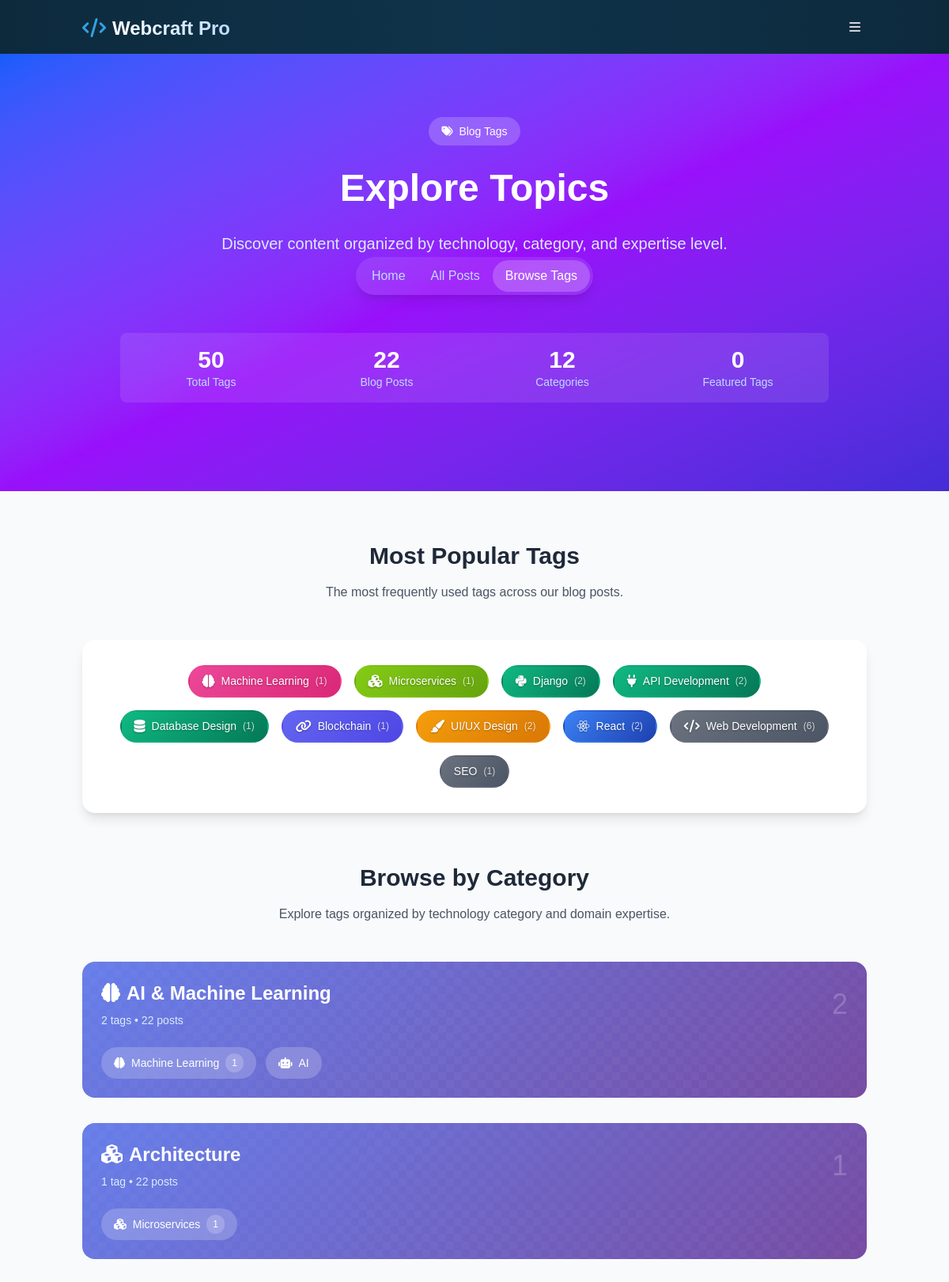
The page /blog/tags/ (upper part) on the database its author committed.
### core/models.py (models this page shows, shortened)
class BlogTag(models.Model):
    CATEGORY_CHOICES = [
        ('frontend', 'Frontend'),
        ('backend', 'Backend'),
        ('design', 'Design'),
        ('mobile', 'Mobile'),
        ('infrastructure', 'Infrastructure'),
        ('ai', 'AI & ML'),
        ('security', 'Security'),
        ('quality', 'Quality'),
        ('architecture', 'Architecture'),
        ('crypto', 'Blockchain & Crypto'),
        ('optimization', 'Optimization'),
        ('general', 'General'),
    ]
    name = models.CharField(max_length=50, unique=True)
    slug = models.SlugField(unique=True, blank=True)
    color = models.CharField(
        max_length=7, default="#3B82F6", help_text="Hex color code"
    )
    icon = models.CharField(
        max_length=50, blank=True, null=True,
        help_text="FontAwesome icon class (e.g., 'fas fa-code')"
    )
    category = models.CharField(
        max_length=20, choices=CATEGORY_CHOICES, default='general'
    )
    description = models.CharField(max_length=255, blank=True, null=True)
    is_featured = models.BooleanField(default=False)
    post_count = models.PositiveIntegerField(default=0)
    class Meta:
        ordering = ["category", "name"]

### core/blog_views.py (the view)
# urls.py: path("blog/tags/", blog_tags, name="blog_tags"),
def blog_tags(request):
    all_tags = BlogTag.objects.all().order_by("category", "-post_count")
    popular_tags = all_tags.filter(post_count__gt=0)[:10]
    featured_tags = BlogTag.objects.filter(is_featured=True)
    total_tags = all_tags.count()
    total_posts = BlogPost.objects.filter(status="published").count()
    categories_count = all_tags.values("category").distinct().count()
    site_setting = SiteSetting.objects.all()
    if site_setting:
        for setting in site_setting:
            site_name = setting.site_name
            facebook = setting.facebook
            twitter = setting.twitter
            instagram = setting.instagram
            linkedin = setting.linkedin
            mail = setting.contact_email
            tel = setting.contact_phone
            address = setting.address
            logo = setting.logo
            about = setting.about
    context = {
        "all_tags": all_tags,
        "popular_tags": popular_tags,
        "featured_tags": featured_tags,
        "total_tags": total_tags,
        "total_posts": total_posts,
        "categories_count": categories_count,
        "setting": setting,
    }
    return render(request, "core/tags.html", context)

### core/context_processors.py (called while the page is built)
def site_settings(request):
    site_setting = SiteSetting.objects.first()
    if site_setting:
        return {
            "site_name": site_setting.site_name,
            "facebook": site_setting.facebook,
            "twitter": site_setting.twitter,
            "instagram": site_setting.instagram,
            "linkedin": site_setting.linkedin,
            "mail": site_setting.contact_email,
            "tel": site_setting.contact_phone,
            "address": site_setting.address,
            "logo": site_setting.logo,
            "about": site_setting.about,
        }
    return {}

### templates/core/tags.html (shortened to what this page needs)
{% extends 'base.html' %}
{% load static %}
{% block content %}
<div class="min-h-screen bg-gray-50">
    <div class="bg-gradient-to-br from-blue-600 via-purple-600 to-indigo-700 text-white py-20">
        <div class="container mx-auto px-4 text-center">
            <div class="inline-flex items-center bg-white/20 backdrop-blur-sm px-4 py-2 rounded-full text-sm font-medium mb-6">
                <i class="fas fa-tags mr-2"></i>
                Blog Tags
            </div>
            <h1 class="text-4xl md:text-5xl font-bold mb-6 leading-tight">
                Explore Topics
            </h1>
            <p class="text-xl text-blue-100 max-w-3xl mx-auto leading-relaxed">
                Discover content organized by technology, category, and expertise level.
            </p>
            <div class="flex justify-center mb-8">
                <nav class="inline-flex bg-white/10 backdrop-blur-sm rounded-full p-1 shadow-lg">
                    <a href="{% url 'core:blog_home' %}" class="px-4 py-2 text-blue-200 hover:text-white hover:bg-white/20 rounded-full font-medium transition-all duration-300">Home</a>
                    <a href="{% url 'core:blog_list' %}" class="px-4 py-2 text-blue-200 hover:text-white hover:bg-white/20 rounded-full font-medium transition-all duration-300">All Posts</a>
                    <a href="{% url 'core:blog_tags' %}" class="px-4 py-2 bg-white/20 text-white rounded-full font-medium">Browse Tags</a>
                </nav>
            </div>
            <div class="tag-stats max-w-4xl mx-auto mt-12">
                <div class="grid grid-cols-2 md:grid-cols-4 gap-6 text-center">
                    <div>
                        <div class="text-3xl font-bold text-white">{{ total_tags }}</div>
                        <div class="text-blue-200 text-sm">Total Tags</div>
                    </div>
                    <div>
                        <div class="text-3xl font-bold text-white">{{ total_posts }}</div>
                        <div class="text-blue-200 text-sm">Blog Posts</div>
                    </div>
                    <div>
                        <div class="text-3xl font-bold text-white">{{ categories_count }}</div>
                        <div class="text-blue-200 text-sm">Categories</div>
                    </div>
                    <div>
                        <div class="text-3xl font-bold text-white">{{ featured_tags.count }}</div>
                        <div class="text-blue-200 text-sm">Featured Tags</div>
                    </div>
                </div>
            </div>
        </div>
    </div>
    <div class="container mx-auto px-4 py-16">
        {% if popular_tags %}
        <div class="mb-16" data-aos="fade-up">
            <div class="text-center mb-12">
                <h2 class="text-3xl font-bold text-gray-800 mb-4">Most Popular Tags</h2>
                <p class="text-gray-600 max-w-2xl mx-auto">
                    The most frequently used tags across our blog posts.
                </p>
            </div>
            <div class="bg-white rounded-2xl shadow-lg p-8">
                <div class="flex flex-wrap justify-center gap-4">
                    {% include 'core/components/enhanced_tags.html' with tags=popular_tags style='icon' %}
                </div>
            </div>
        </div>
        {% endif %}
        <div data-aos="fade-up" data-aos-delay="200">
            <div class="text-center mb-12">
                <h2 class="text-3xl font-bold text-gray-800 mb-4">Browse by Category</h2>
                <p class="text-gray-600 max-w-2xl mx-auto">
                    Explore tags organized by technology category and domain expertise.
                </p>
            </div>
            {% regroup all_tags by category as category_groups %}
            {% for category_group in category_groups %}
            <div class="category-section" data-aos="fade-up" data-aos-delay="{% cycle '100' '200' '300' '400' '500' '600' %}">
                <div class="category-content">
                    <div class="flex items-center justify-between mb-6">
                        <div>
                            <h3 class="text-2xl font-bold text-white mb-2">
                                {% if category_group.grouper == 'frontend' %}
                                    <i class="fab fa-html5 mr-2"></i>Frontend Development
                                {% elif category_group.grouper == 'backend' %}
                                    <i class="fas fa-server mr-2"></i>Backend Development
                                {% elif category_group.grouper == 'design' %}
                                    <i class="fas fa-paint-brush mr-2"></i>Design & UX
                                {% elif category_group.grouper == 'mobile' %}
                                    <i class="fas fa-mobile-alt mr-2"></i>Mobile Development
                                {% elif category_group.grouper == 'infrastructure' %}
                                    <i class="fas fa-cloud mr-2"></i>Infrastructure & DevOps
                                {% elif category_group.grouper == 'ai' %}
                                    <i class="fas fa-brain mr-2"></i>AI & Machine Learning
                                {% elif category_group.grouper == 'security' %}
                                    <i class="fas fa-shield-alt mr-2"></i>Security
                                {% elif category_group.grouper == 'quality' %}
                                    <i class="fas fa-check-circle mr-2"></i>Quality Assurance
                                {% elif category_group.grouper == 'architecture' %}
                                    <i class="fas fa-cubes mr-2"></i>Architecture
                                {% elif category_group.grouper == 'crypto' %}
                                    <i class="fas fa-link mr-2"></i>Blockchain & Crypto
                                {% elif category_group.grouper == 'optimization' %}
                                    <i class="fas fa-tachometer-alt mr-2"></i>Optimization
                                {% else %}
                                    <i class="fas fa-code mr-2"></i>General Development
                                {% endif %}
                            </h3>
                            <p class="text-blue-100 text-sm">
                                {{ category_group.list|length }} tag{{ category_group.list|length|pluralize }} •
                                {{ total_posts }} post{{ total_posts|pluralize }}
                            </p>
                        </div>
                        <div class="text-4xl text-white/20">
                            {{ category_group.list|length }}
                        </div>
                    </div>
                    <div class="flex flex-wrap gap-3">
                        {% for tag in category_group.list %}
                        <a href="{% url 'core:blog_list' %}?tag={{ tag.slug }}"
                           class="inline-flex items-center gap-2 bg-white/20 backdrop-blur-sm text-white px-4 py-2 rounded-full text-sm font-medium hover:bg-white/30 transition-all duration-300 hover:scale-105"
                           title="{{ tag.description }}">
                            {% if tag.icon %}
                            <i class="{{ tag.icon }}"></i>
                            {% endif %}
                            <span>{{ tag.name }}</span>
                            {% if tag.post_count %}
                            <span class="bg-white/20 px-2 py-1 rounded-full text-xs">{{ tag.post_count }}</span>
                            {% endif %}
                        </a>
                        {% endfor %}
                    </div>
                </div>
            </div>
            {% endfor %}
        </div>
    </div>
</div>
{% endblock %}

### templates/core/components/enhanced_tags.html (shortened to what this page needs)
{% if style == 'icon' %}
    {% for tag in tags %}
    <a href="{% url 'core:blog_list' %}?tag={{ tag.slug }}"
       class="enhanced-tag gradient-tag category-{{ tag.category }}"
       title="{{ tag.description }}">
        {% if tag.icon %}
        <i class="{{ tag.icon }}"></i>
        {% endif %}
        <span>{{ tag.name }}</span>
        {% if tag.post_count %}
        <span class="text-xs opacity-75">({{ tag.post_count }})</span>
        {% endif %}
    </a>
    {% endfor %}
{% endif %}

### templates/core/tags.html (style rules this page uses)
.category-section { background: linear-gradient(135deg, #667eea 0%, #764ba2 100%); border-radius: 1rem; padding: 1.5rem; margin-bottom: 2rem; position: relative; overflow: hidden; }
.category-section::before { content: ''; position: absolute; top: 0; left: 0; right: 0; bottom: 0; background: linear-gradient(45deg, rgba(255,255,255,0.1) 25%, transparent 25%, transparent 75%, rgba(255,255,255,0.1) 75%), linear-gradient(45deg, rgba(255,255,255,0.1) 25%, transparent 25%, transparent 75%, rgba(255,255,255,0.1) 75%); background-size: 20px 20px; background-position: 0 0, 10px 10px; opacity: 0.3; }
.category-content { position: relative; z-index: 1; }
.tag-stats { background: rgba(255,255,255,0.1); backdrop-filter: blur(10px); border-radius: 0.5rem; padding: 1rem; margin-bottom: 2rem; }

### templates/core/components/enhanced_tags.html (style rules this page uses)
.enhanced-tag { display: inline-flex; align-items: center; gap: 0.5rem; padding: 0.5rem 1rem; border-radius: 9999px; font-size: 0.875rem; font-weight: 500; text-decoration: none; transition: all 0.3s ease; border: 2px solid transparent; position: relative; overflow: hidden; }
.enhanced-tag::before { content: ''; position: absolute; top: 0; left: -100%; width: 100%; height: 100%; background: linear-gradient(90deg, transparent, rgba(255,255,255,0.2), transparent); transition: left 0.5s; }
.enhanced-tag i { font-size: 1rem; }
.gradient-tag { background: linear-gradient(135deg, var(--tag-color), var(--tag-color-dark)); color: white; text-shadow: 0 1px 2px rgba(0,0,0,0.3); }
.category-frontend { --tag-color: #3B82F6; --tag-color-dark: #1E40AF; --tag-color-rgb: 59, 130, 246; }
.category-backend { --tag-color: #10B981; --tag-color-dark: #047857; --tag-color-rgb: 16, 185, 129; }
.category-design { --tag-color: #F59E0B; --tag-color-dark: #D97706; --tag-color-rgb: 245, 158, 11; }
.category-ai { --tag-color: #EC4899; --tag-color-dark: #DB2777; --tag-color-rgb: 236, 72, 153; }
.category-architecture { --tag-color: #84CC16; --tag-color-dark: #65A30D; --tag-color-rgb: 132, 204, 22; }
.category-crypto { --tag-color: #6366F1; --tag-color-dark: #4F46E5; --tag-color-rgb: 99, 102, 241; }
.category-general { --tag-color: #6B7280; --tag-color-dark: #4B5563; --tag-color-rgb: 107, 114, 128; }

### rows shown on the page
BlogTag: name "Machine Learning", post_count "1", category "ai" (drawn)
BlogTag: name "Microservices", post_count "1", category "architecture" (drawn)
BlogTag: name "Django", post_count "2"
BlogTag: name "API Development", post_count "2"
BlogTag: name "Database Design", post_count "1"
BlogTag: name "Blockchain", post_count "1"
BlogTag: name "UI/UX Design", post_count "2"
BlogTag: name "React", post_count "2"
BlogTag: name "Web Development", post_count "6"
BlogTag: name "SEO", post_count "1"
BlogTag: name "AI"

### other values the page prints
{{ total_tags }} "50"
{{ total_posts }} "22"
{{ categories_count }} "12"
{{ featured_tags.count }} "0"
{{ category_group.list|length }} "2" "1"
{{ total_posts }} "22" "22"
